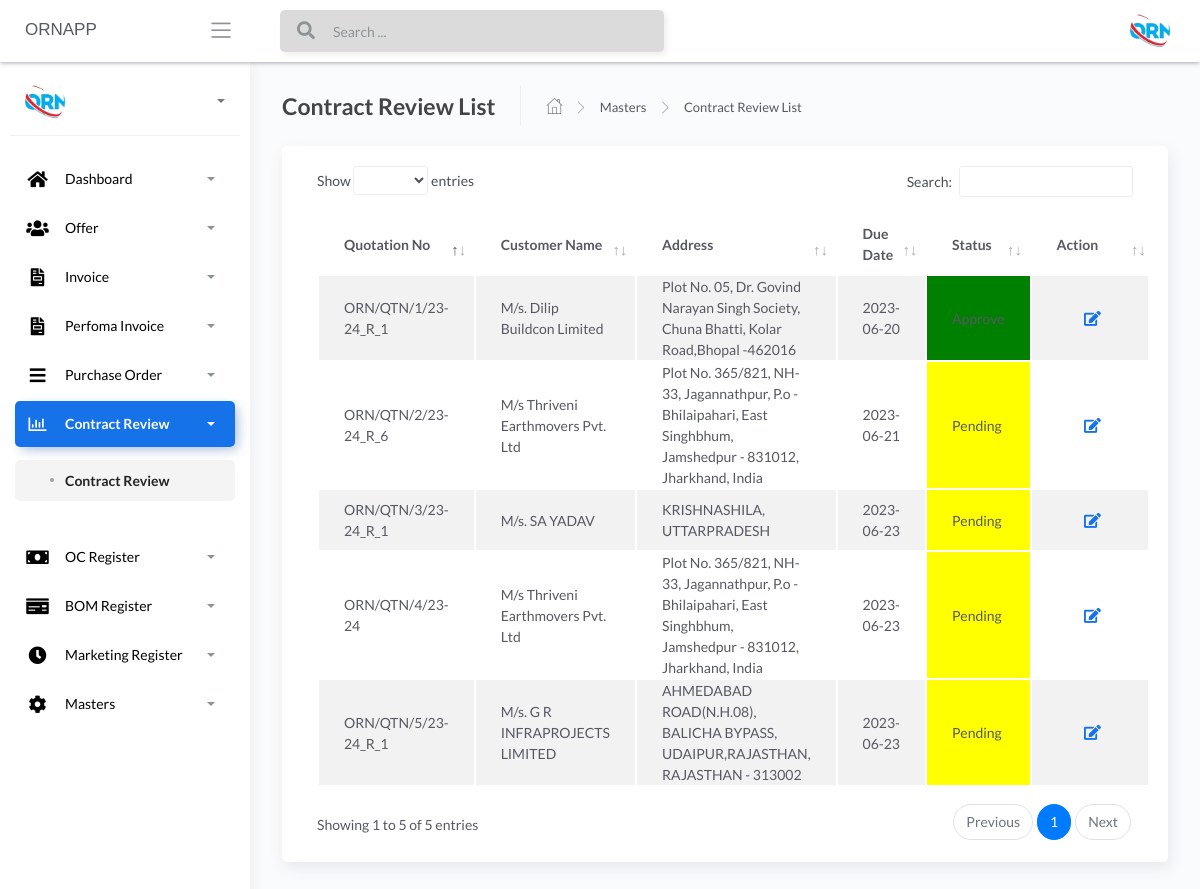
/Contract-Review-list (signed in), run on the app's committed database.
### apps/home/models.py (models this page shows, shortened)
class AddOffer(db.Model):
    __tablename__ = "addoffer"
    id = db.Column(db.Integer, primary_key=True)
    customer_name_offer = db.Column(db.String())
    due_date_offer = db.Column(db.String())
    offer_type_offer = db.Column(db.String())
    quotation_number_offer = db.Column(db.String())
    marketing_person_offer = db.Column(db.String())
    currency_type_offer = db.Column(db.String())
    product_kit_offer_json = db.Column(db.String())
    grossAmount = db.Column(db.Float())
    discountType = db.Column(db.String())
    discountValue = db.Column(db.Float())
    assessableValue = db.Column(db.Float())
    pfPercentage = db.Column(db.Float())
    pfValue = db.Column(db.Float())
    freightValue = db.Column(db.Float())
    totalFreight = db.Column(db.Float())
    tcsPercentage = db.Column(db.Float())
    gstType = db.Column(db.String())
    tcsValue = db.Column(db.Float())
    gstPercentage = db.Column(db.Float())
    gstValue = db.Column(db.Float())
    roundOffType = db.Column(db.String())
    roundOffValue = db.Column(db.Float())
    grandTotal = db.Column(db.Float())
    subject_offer = db.Column(db.String())
    reference_offer = db.Column(db.String())
    description_offer = db.Column(db.String())
    footer_description_offer = db.Column(db.String())
    notes_offer = db.Column(db.String())
    price_basis_offer = db.Column(db.String())
    PandFcharges_offer = db.Column(db.String())
    igst_terms_offer = db.Column(db.String())
    hsn_code_offer = db.Column(db.String())
    payment_terms_offer = db.Column(db.String())
    delivery_terms_offer = db.Column(db.String())
    freight_terms_offer = db.Column(db.String())
    validity_terms_offer = db.Column(db.String())
    warrenty_terms_offer = db.Column(db.String())
    contract_review_Order_No = db.Column(db.String())
    contract_review_Order_Date = db.Column(db.String())
    contract_review_PO_Qty = db.Column(db.Integer())
    contract_review_Billing_Address = db.Column(db.String())
    contract_review_Delivery_Address_1 = db.Column(db.String())
    contract_review_Delivery_Address_2 = db.Column(db.String())
    contract_review_Delivery_Address_3 = db.Column(db.String())
    contract_review_Delivery_Address_4 = db.Column(db.String())
    contract_review_Delivery_Address_5 = db.Column(db.String())
    contract_review_Offer_No = db.Column(db.String())
    contract_review_Total_Cost = db.Column(db.Float())
    contract_review_price = db.Column(db.String())
    contract_review_price_1 = db.Column(db.String())
    contract_review_price_2 = db.Column(db.String())
    contract_review_packing_and_Forwarding = db.Column(db.String())
    contract_review_packing_and_Forwarding_1 = db.Column(db.String())
    contract_review_packing_and_Forwarding_2 = db.Column(db.String())
    contract_review_gst = db.Column(db.String())
    contract_review_gst_1 = db.Column(db.String())
    contract_review_gst_2 = db.Column(db.String())
    contract_review_delivery = db.Column(db.String())
    contract_review_delivery_1 = db.Column(db.String())
    contract_review_delivery_2 = db.Column(db.String())
    contract_review_warrantly = db.Column(db.String())
    contract_review_warrantly_1 = db.Column(db.String())
    contract_review_warrantly_2 = db.Column(db.String())
    contract_review_terms_of_pay = db.Column(db.String())
    contract_review_terms_of_pay_1 = db.Column(db.String())
    contract_review_terms_of_pay_2 = db.Column(db.String())
    contract_review_freight = db.Column(db.String())
    contract_review_freight_1 = db.Column(db.String())
    contract_review_freight_2 = db.Column(db.String())
    contract_review_preferred_transporter = db.Column(db.String())
    contract_review_preferred_transporter_1 = db.Column(db.String())
    contract_review_preferred_transporter_2 = db.Column(db.String())
    contract_review_contact_person = db.Column(db.String())
    contract_review_telephone_number = db.Column(db.String())
    contract_review_email_id = db.Column(db.String())
    contract_review_notes = db.Column(db.String())
    contract_review_approve = db.Column(db.INT())
    offer_conformation_number = db.Column(db.String())

### apps/home/routes.py (the view)
@blueprint.route('/Contract-Review-list', methods=['GET', 'POST'])
@login_required
def Contract_Review_list():
    if request.method == 'GET':
        add_user_contractReview = AddOffer.query.all()
        return render_template('home/Contract-Review.html', add_user_contractReview=add_user_contractReview,segment='contractreview')

### apps/__init__.py (called while the page is built)
def configure_database(app):
    @app.before_first_request
    def initialize_database():
        db.create_all()
    @app.teardown_request
    def shutdown_session(exception=None):
        db.session.remove()

### apps/authentication/models.py (called while the page is built)
@login_manager.user_loader
def user_loader(id):
    return Users.query.filter_by(id=id).first()

### apps/templates/home/Contract-Review.html (shortened to what this page needs)
{% extends "layouts/base.html" %}
{% block content %}
	<div class="content">
		<div class="page-inner">
			<div class="page-header">
				<h4 class="page-title">Contract Review List</h4>
				<ul class="breadcrumbs">
					<li class="nav-home">
						<a href="#">
							<i class="flaticon-home"></i>
						</a>
					</li>
					<li class="separator">
						<i class="flaticon-right-arrow"></i>
					</li>
					<li class="nav-item">
						<a href="#">Masters</a>
					</li>
					<li class="separator">
						<i class="flaticon-right-arrow"></i>
					</li>
					<li class="nav-item">
						<a href="#">Contract Review List</a>
					</li>
				</ul>
			</div>
			<div class="row">
				<div class="col-md-12">
					<div class="card">
						<div class="card-body">
							<div class="table-responsive">
								<table id="add-row" class="display table table-striped table-hover" >
									<thead>
										<tr>
											<th>Quotation No</th>
											<th>Customer Name</th>
											<th>Address</th>
											<th>Due Date</th>
											<th>Status</th>
											<th style="width: 10%">Action</th>
										</tr>
									</thead>
									<tbody>
										{% for user in add_user_contractReview %}
										  <tr {% if loop.index % 2 == 0 %}{% else %}{% endif %}>
											<td>{{ user.quotation_number_offer }}</td>
											<td>{{ user.customer_name_offer }}</td>
											<td>{{ user.contract_review_Billing_Address }}</td>
											<td>{{ user.due_date_offer }}</td>
											<td style="background-color: {% if user.contract_review_approve %}green{% else %}yellow{% endif %}">
											  {% if user.contract_review_approve %}
												Approve
											  {% else %}
												Pending
											  {% endif %}
											</td>
											<td>
											  <div class="form-button-action">
												<span style="font-size: 24px; color: green;">
												  <a href="/{{ user.id }}/edit_contractoffer" type="button" data-toggle="tooltip" title="" class="btn btn-link btn-primary btn-lg" data-original-title="Edit Task">
													<i class="fas fa-edit"></i>
												  </a>
												</span>
											  </div>
											</td>
										  </tr>
										{% endfor %}
									  </tbody>
								</table>
							</div>
						</div>
					</div>
				</div>
			</div>
		</div>
	</div>
{% endblock content %}

### data on the page
AddOffer: quotation_number_offer "ORN/QTN/1/23-24_R_1", customer_name_offer "M/s. Dilip Buildcon Limited", contract_review_Billing_Address "Plot No. 05, Dr. Govind Narayan Singh Society, Chuna Bhatti, Kolar Road,Bhopal -462016", due_date_offer "2023-06-20"
AddOffer: quotation_number_offer "ORN/QTN/2/23-24_R_6", customer_name_offer "M/s Thriveni Earthmovers Pvt. Ltd", contract_review_Billing_Address "Plot No. 365/821, NH-33, Jagannathpur, P.o - Bhilaipahari, East Singhbhum, Jamshedpur - 831012, Jharkhand, India", due_date_offer "2023-06-21", contract_review_approve "Pending"
AddOffer: quotation_number_offer "ORN/QTN/3/23-24_R_1", customer_name_offer "M/s. SA YADAV", contract_review_Billing_Address "KRISHNASHILA, UTTARPRADESH", due_date_offer "2023-06-23", contract_review_approve "Pending"
AddOffer: quotation_number_offer "ORN/QTN/4/23-24", customer_name_offer "M/s Thriveni Earthmovers Pvt. Ltd", contract_review_Billing_Address "Plot No. 365/821, NH-33, Jagannathpur, P.o - Bhilaipahari, East Singhbhum, Jamshedpur - 831012, Jharkhand, India", due_date_offer "2023-06-23", contract_review_approve "Pending"
AddOffer: quotation_number_offer "ORN/QTN/5/23-24_R_1", customer_name_offer "M/s. G R INFRAPROJECTS LIMITED", contract_review_Billing_Address "AHMEDABAD ROAD(N.H.08), BALICHA BYPASS, UDAIPUR,RAJASTHAN, RAJASTHAN - 313002", due_date_offer "2023-06-23", contract_review_approve "Pending"
